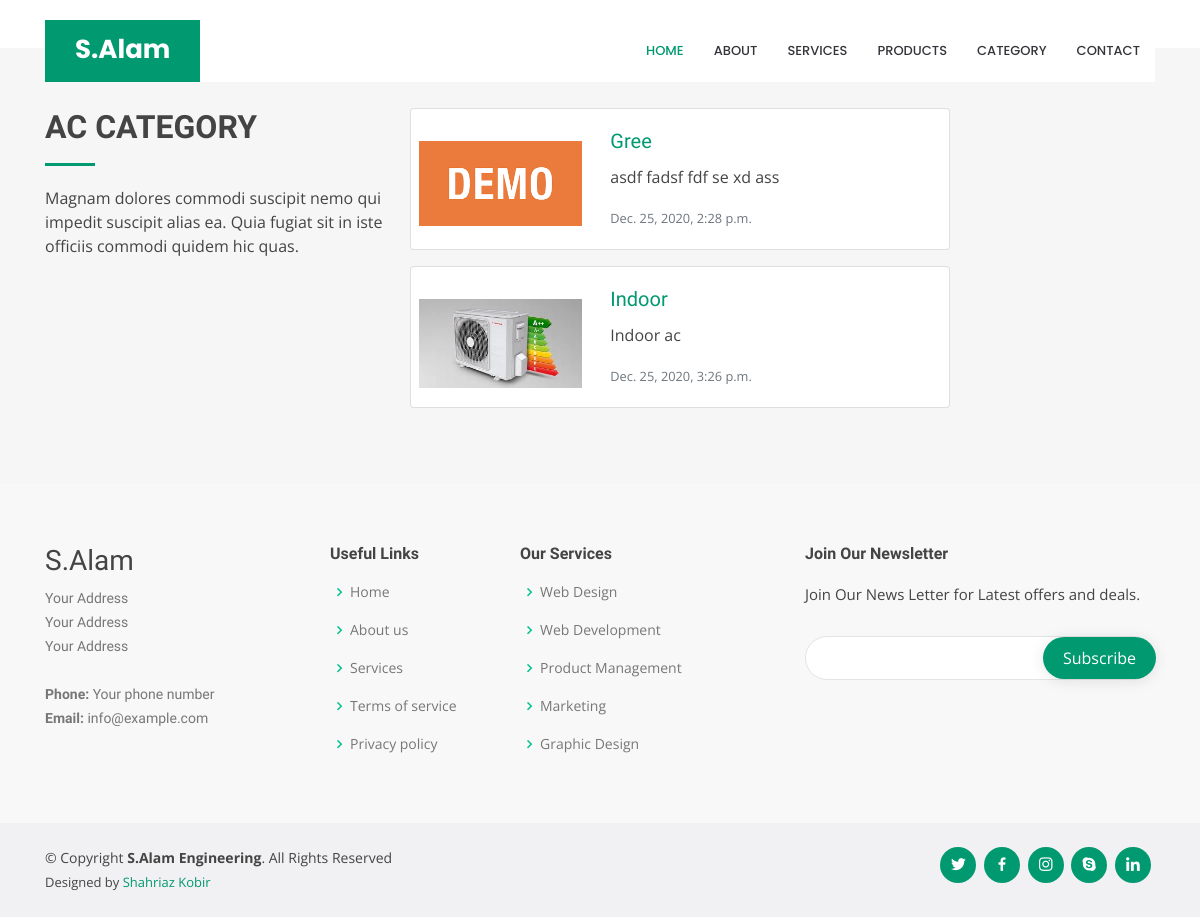
The page /product/productcategory/ on the database as committed earlier.
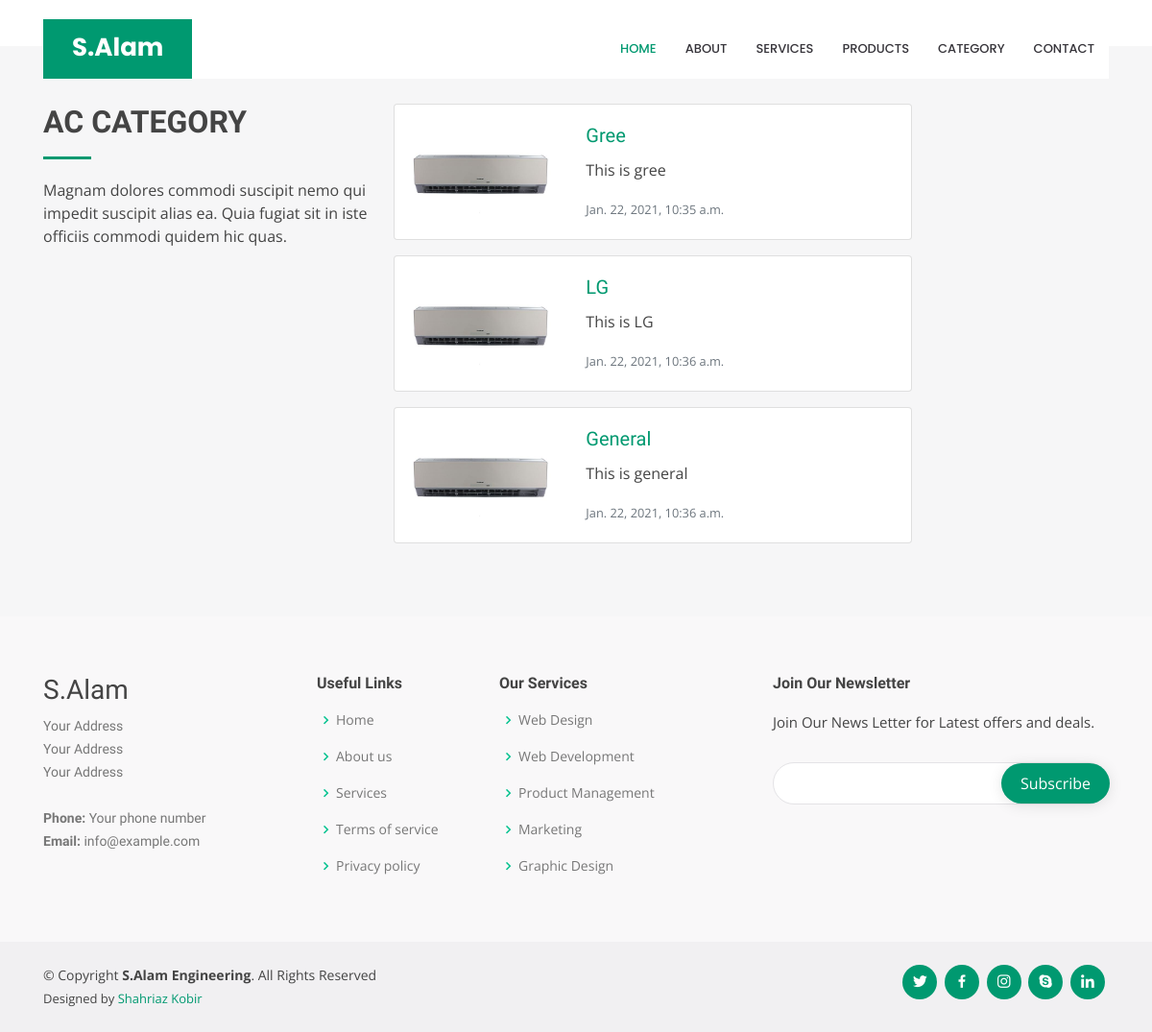
The same page on the database as committed later.
### product/models.py (models this page shows, shortened)
class AcCategory(models.Model):
    ac_category_name = models.CharField(max_length=250, null=False)
    ac_category_details = models.TextField(max_length=250, null=False)
    ac_category_image = models.ImageField(default='de_ac_cat.png', upload_to='ac_cat_photo')
    uploaded_by = CurrentUserField()
    upload_date = models.DateTimeField(auto_now_add=True, blank=False)

### product/views.py (the view)
# urls.py: path('productcategory/', product_category_view, name='category'),
def product_category_view(request):
    category = AcCategory.objects.all()
    context = {
        'page_title': 'AC Category\'s',
        'category': category
    }
    return render(request, 'product/product_category.html', context)

### templates/product/product_category.html
{% extends 'salameng/Layout.html' %}
{% block content %}
    <section id="services" class="services section-bg mt-5">
        <div class="container">
            <div class="row">
                <div class="col-lg-4">
                    <div class="section-title" data-aos="fade-right">
                        <h2>AC Category</h2>
                        <p>Magnam dolores commodi suscipit nemo qui impedit suscipit alias ea. Quia fugiat sit in iste
                            officiis commodi quidem hic quas.</p>
                    </div>
                </div>
                <div class="col-lg-8">
                    <div class="row">
                        {% for pc in category %}
                            <div class="card mb-3" style="max-width: 540px;min-width: 540px">
                                <div class="row no-gutters">
                                    <div class="col-md-4">
                                        <img src="{{ pc.ac_category_image.url }}" class="card-img p-2 mt-4" alt="ac_image">
                                    </div>
                                    <div class="col-md-8">
                                        <div class="card-body">
                                            <h5 class="card-title"><a
                                                    href="{% url 'product:category_to_info' pc.ac_category_name %}">{{ pc.ac_category_name }}</a>
                                            </h5>
                                            <p class="card-text">{{ pc.ac_category_details }}</p>
                                            <p class="card-text"><small
                                                    class="text-muted">{{ pc.upload_date }}</small>
                                            </p>
                                        </div>
                                    </div>
                                </div>
                            </div>
                        {% endfor %}
                    </div>
                </div>
            </div>
        </div>
    </section>
{% endblock %}

### templates/salameng/layout.html (shortened to what this page needs)
{% load static %}
<!DOCTYPE html>
<html lang="en">
<head>
  <link href="{% static 'assets/vendor/bootstrap/css/bootstrap.min.css' %}" rel="stylesheet">
  <link href="{% static 'assets/vendor/icofont/icofont.min.css' %}" rel="stylesheet">
  <link href="{% static 'assets/vendor/boxicons/css/boxicons.min.css' %}" rel="stylesheet">
  <link href="{% static 'assets/vendor/remixicon/remixicon.css' %}" rel="stylesheet">
  <link href="{% static 'assets/vendor/venobox/venobox.css' %}" rel="stylesheet">
  <link href="{% static 'assets/vendor/owl.carousel/assets/owl.carousel.min.css' %}" rel="stylesheet">
  <link href="{% static 'assets/vendor/aos/aos.css' %}" rel="stylesheet">
  <link href="{% static 'assets/css/style.css' %}" rel="stylesheet">
</head>
<body>
    {% include 'salameng/header.html' %}
    {% block content %}
    {% endblock %}
    {% include 'salameng/footer.html' %}
</body>
</html>

### templates/salameng/header.html
<header id="header" class="fixed-top d-flex align-items-center">
    <div class="container">
      <div class="header-container d-flex align-items-center">
        <div class="logo mr-auto">
          <h1 class="text-light"><a href="{% url 'index' %}"><span>S.Alam</span></a></h1>
        </div>
        <nav class="nav-menu d-none d-lg-block">
          <ul>
            <li class="active"><a href="#header">Home</a></li>
            <li><a href="#about">About</a></li>
            <li><a href="#services">Services</a></li>
            <li><a href="{% url 'product:all_products' %}">Products</a></li>
            <li><a href="{% url 'product:category' %}">Category</a></li>
            <li><a href="#contact">Contact</a></li>
          </ul>
        </nav>
      </div>
    </div>
  </header>

### templates/salameng/footer.html (shortened to what this page needs)
  <footer id="footer">
    <div class="footer-top">
      <div class="container">
        <div class="row">
          <div class="col-lg-3 col-md-6 footer-contact">
            <h3>S.Alam</h3>
            <p>
              Your Address <br>
              Your Address <br>
              Your Address  <br><br>
              <strong>Phone:</strong> Your phone number<br>
              <strong>Email:</strong> info@example.com<br>
            </p>
          </div>
          <div class="col-lg-2 col-md-6 footer-links">
            <h4>Useful Links</h4>
            <ul>
              <li><i class="bx bx-chevron-right"></i> <a href="{% url 'index' %}">Home</a></li>
              <li><i class="bx bx-chevron-right"></i> <a href="#">About us</a></li>
              <li><i class="bx bx-chevron-right"></i> <a href="#">Services</a></li>
              <li><i class="bx bx-chevron-right"></i> <a href="#">Terms of service</a></li>
              <li><i class="bx bx-chevron-right"></i> <a href="#">Privacy policy</a></li>
            </ul>
          </div>
          <div class="col-lg-3 col-md-6 footer-links">
            <h4>Our Services</h4>
            <ul>
              <li><i class="bx bx-chevron-right"></i> <a href="#">Web Design</a></li>
              <li><i class="bx bx-chevron-right"></i> <a href="#">Web Development</a></li>
              <li><i class="bx bx-chevron-right"></i> <a href="#">Product Management</a></li>
              <li><i class="bx bx-chevron-right"></i> <a href="#">Marketing</a></li>
              <li><i class="bx bx-chevron-right"></i> <a href="#">Graphic Design</a></li>
            </ul>
          </div>
          <div class="col-lg-4 col-md-6 footer-newsletter">
            <h4>Join Our Newsletter</h4>
            <p>Join Our News Letter for Latest offers and deals.</p>
            <form action="" method="post">
              <input type="email" name="email"><input type="submit" value="Subscribe">
            </form>
          </div>
        </div>
      </div>
    </div>
    <div class="container d-md-flex py-4">
      <div class="mr-md-auto text-center text-md-left">
        <div class="copyright">
          &copy; Copyright <strong><span>S.Alam Engineering</span></strong>. All Rights Reserved
        </div>
        <div class="credits">
          Designed by <a href="https://www.facebook.com/shahriaz.kobir">Shahriaz Kobir</a>
        </div>
      </div>
      <div class="social-links text-center text-md-right pt-3 pt-md-0">
        <a href="#" class="twitter"><i class="bx bxl-twitter"></i></a>
        <a href="#" class="facebook"><i class="bx bxl-facebook"></i></a>
        <a href="#" class="instagram"><i class="bx bxl-instagram"></i></a>
        <a href="#" class="google-plus"><i class="bx bxl-skype"></i></a>
        <a href="#" class="linkedin"><i class="bx bxl-linkedin"></i></a>
      </div>
    </div>
  </footer>

### static/assets/css/style.css (style rules this page uses)
body { font-family: "Open Sans", sans-serif; color: #444444; }
a { color: #009970; }
h1, h2, h3, h4, h5, h6 { font-family: "Raleway", sans-serif; }
#header { transition: all 0.5s; z-index: 997; transition: all 0.5s; top: 20px; }
#header .header-container { background: #fff; }
#header .logo { overflow: hidden; padding: 16px 30px 12px 30px; background: #009970; }
#header .logo h1 { font-size: 26px; padding: 0; line-height: 1; font-weight: 700; font-family: "Poppins", sans-serif; }
#header .logo h1 a, #header .logo h1 a:hover { color: #fff; text-decoration: none; }
.nav-menu, .nav-menu * { margin: 0; padding: 0; list-style: none; }
.nav-menu > ul > li { position: relative; white-space: nowrap; float: left; }
.nav-menu a { display: block; position: relative; color: #36343a; padding: 10px 15px; transition: 0.3s; font-size: 13px; font-weight: 500; text-transform: uppercase; font-family: "Poppins", sans-serif; }
.nav-menu a:hover, .nav-menu .active > a, .nav-menu li:hover > a { color: #009970; text-decoration: none; }
.mobile-nav { position: fixed; top: 55px; right: 15px; bottom: 15px; left: 15px; z-index: 9999; overflow-y: auto; background: #fff; transition: ease-in-out 0.2s; opacity: 0; visibility: hidden; border-radius: 10px; padding: 10px 0; }
.mobile-nav * { margin: 0; padding: 0; list-style: none; }
.mobile-nav a { display: block; position: relative; color: #36343a; padding: 10px 20px; font-weight: 500; outline: none; }
.mobile-nav a:hover, .mobile-nav .active > a, .mobile-nav li:hover > a { color: #009970; text-decoration: none; }
section { padding: 60px 0; overflow: hidden; }
.section-bg { background-color: #f6f6f7; }
.section-title { padding-bottom: 30px; }
.section-title h2 { font-size: 32px; font-weight: bold; text-transform: uppercase; margin-bottom: 20px; padding-bottom: 20px; position: relative; }
.section-title h2::after { content: ''; position: absolute; display: block; width: 50px; height: 3px; background: #009970; bottom: 0; left: 0; }
.section-title p { margin-bottom: 0; }
#footer { color: #444444; font-size: 14px; background: #f1f0f2; }
#footer .footer-top { padding: 60px 0 30px 0; background: #f9f8f9; }
#footer .footer-top .footer-contact { margin-bottom: 30px; }
#footer .footer-top .footer-contact p { font-size: 14px; line-height: 24px; margin-bottom: 0; font-family: "Raleway", sans-serif; color: #777777; }
#footer .footer-top h4 { font-size: 16px; font-weight: bold; color: #444444; position: relative; padding-bottom: 12px; }
#footer .footer-top .footer-links { margin-bottom: 30px; }
#footer .footer-top .footer-links ul { list-style: none; padding: 0; margin: 0; }
#footer .footer-top .footer-links ul i { padding-right: 2px; color: #00c28e; font-size: 18px; line-height: 1; }
#footer .footer-top .footer-links ul li { padding: 10px 0; display: flex; align-items: center; }
#footer .footer-top .footer-links ul li:first-child { padding-top: 0; }
#footer .footer-top .footer-links ul a { color: #777777; transition: 0.3s; display: inline-block; line-height: 1; }
#footer .footer-newsletter { font-size: 15px; }
#footer .footer-newsletter h4 { font-size: 16px; font-weight: bold; color: #444444; position: relative; padding-bottom: 12px; }
#footer .footer-newsletter form { margin-top: 30px; background: #fff; padding: 6px 10px; position: relative; border-radius: 50px; text-align: left; border: 1px solid #e4e3e6; }
#footer .footer-newsletter form input[type="email"] { border: 0; padding: 4px 8px; width: calc(100% - 100px); }
#footer .footer-newsletter form input[type="submit"] { position: absolute; top: 0; right: -2px; bottom: 0; border: 0; background: none; font-size: 16px; padding: 0 20px; background: #009970; color: #fff; transition: 0.3s; border-radius: 50px; box-shadow: 0px 2px 15px rgba(0, 0, 0, 0.1); }
#footer .credits { padding-top: 5px; font-size: 13px; color: #444444; }
#footer .social-links a { font-size: 18px; display: inline-block; background: #009970; color: #fff; line-height: 1; padding: 8px 0; margin-right: 4px; border-radius: 50%; text-align: center; width: 36px; height: 36px; transition: 0.3s; }

Rows that differ between the two databases and show on the page:
removed AcCategory: ac_category_image (picture), ac_category_name "Indoor", ac_category_details "Indoor ac", upload_date "Dec. 25, 2020, 3:26 p.m."
changed AcCategory "Gree": ac_category_image: a different picture; ac_category_details "asdf fadsf fdf se xd ass" → "This is gree"; upload_date "Dec. 25, 2020, 2:28 p.m." → "Jan. 22, 2021, 10:35 a.m."
added AcCategory: ac_category_image (picture), ac_category_name "LG", ac_category_details "This is LG", upload_date "Jan. 22, 2021, 10:36 a.m."
added AcCategory: ac_category_image (picture), ac_category_name "General", ac_category_details "This is general", upload_date "Jan. 22, 2021, 10:36 a.m."
